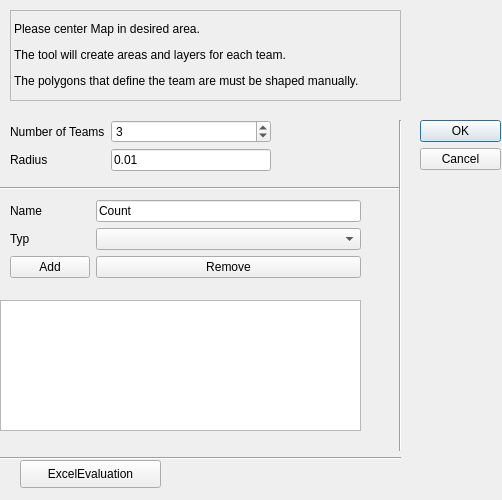
<?xml version="1.0" encoding="UTF-8"?>
<ui version="4.0">
 <class>Dialog</class>
 <widget class="QDialog" name="Dialog">
  <property name="geometry">
   <rect>
    <x>0</x>
    <y>0</y>
    <width>502</width>
    <height>500</height>
   </rect>
  </property>
  <property name="windowTitle">
   <string>Dialog</string>
  </property>
  <widget class="QDialogButtonBox" name="buttonBox">
   <property name="geometry">
    <rect>
     <x>420</x>
     <y>120</y>
     <width>81</width>
     <height>241</height>
    </rect>
   </property>
   <property name="orientation">
    <enum>Qt::Vertical</enum>
   </property>
   <property name="standardButtons">
    <set>QDialogButtonBox::Cancel|QDialogButtonBox::Ok</set>
   </property>
  </widget>
  <widget class="QgsFileWidget" name="qt_xlFile">
   <property name="geometry">
    <rect>
     <x>170</x>
     <y>460</y>
     <width>191</width>
     <height>27</height>
    </rect>
   </property>
  </widget>
  <widget class="QPushButton" name="pushButton_3">
   <property name="geometry">
    <rect>
     <x>20</x>
     <y>460</y>
     <width>141</width>
     <height>28</height>
    </rect>
   </property>
   <property name="text">
    <string>ExcelEvaluation</string>
   </property>
  </widget>
  <widget class="Line" name="line">
   <property name="geometry">
    <rect>
     <x>-10</x>
     <y>180</y>
     <width>411</width>
     <height>16</height>
    </rect>
   </property>
   <property name="orientation">
    <enum>Qt::Horizontal</enum>
   </property>
  </widget>
  <widget class="Line" name="line_2">
   <property name="geometry">
    <rect>
     <x>390</x>
     <y>120</y>
     <width>20</width>
     <height>331</height>
    </rect>
   </property>
   <property name="orientation">
    <enum>Qt::Vertical</enum>
   </property>
  </widget>
  <widget class="Line" name="line_3">
   <property name="geometry">
    <rect>
     <x>-10</x>
     <y>450</y>
     <width>411</width>
     <height>16</height>
    </rect>
   </property>
   <property name="orientation">
    <enum>Qt::Horizontal</enum>
   </property>
  </widget>
  <widget class="QColumnView" name="qtCVfields">
   <property name="geometry">
    <rect>
     <x>0</x>
     <y>300</y>
     <width>361</width>
     <height>131</height>
    </rect>
   </property>
  </widget>
  <widget class="QWidget" name="formLayoutWidget">
   <property name="geometry">
    <rect>
     <x>10</x>
     <y>120</y>
     <width>261</width>
     <height>61</height>
    </rect>
   </property>
   <layout class="QFormLayout" name="formLayout">
    <item row="0" column="0">
     <widget class="QLabel" name="label">
      <property name="text">
       <string>Number of Teams</string>
      </property>
     </widget>
    </item>
    <item row="0" column="1">
     <widget class="QSpinBox" name="qt_NTeams">
      <property name="value">
       <number>3</number>
      </property>
     </widget>
    </item>
    <item row="1" column="0">
     <widget class="QLabel" name="label_4">
      <property name="text">
       <string>Radius</string>
      </property>
     </widget>
    </item>
    <item row="1" column="1">
     <widget class="QLineEdit" name="qt_radius">
      <property name="text">
       <string>0.01</string>
      </property>
     </widget>
    </item>
   </layout>
  </widget>
  <widget class="QWidget" name="formLayoutWidget_2">
   <property name="geometry">
    <rect>
     <x>10</x>
     <y>200</y>
     <width>351</width>
     <height>90</height>
    </rect>
   </property>
   <layout class="QFormLayout" name="formLayout_2">
    <item row="0" column="0">
     <widget class="QLabel" name="label_2">
      <property name="text">
       <string>Name</string>
      </property>
     </widget>
    </item>
    <item row="0" column="1">
     <widget class="QLineEdit" name="qt_FName">
      <property name="text">
       <string>Count</string>
      </property>
     </widget>
    </item>
    <item row="1" column="0">
     <widget class="QLabel" name="label_3">
      <property name="text">
       <string>Typ</string>
      </property>
     </widget>
    </item>
    <item row="1" column="1">
     <widget class="QComboBox" name="qt_FTyp">
      <property name="currentText">
       <string/>
      </property>
     </widget>
    </item>
    <item row="2" column="0">
     <widget class="QPushButton" name="qt_pb_Add">
      <property name="text">
       <string>Add</string>
      </property>
     </widget>
    </item>
    <item row="2" column="1">
     <widget class="QPushButton" name="qt_pb_Remove">
      <property name="text">
       <string>Remove</string>
      </property>
     </widget>
    </item>
   </layout>
  </widget>
  <widget class="QLabel" name="label_5">
   <property name="geometry">
    <rect>
     <x>10</x>
     <y>10</y>
     <width>391</width>
     <height>91</height>
    </rect>
   </property>
   <property name="frameShape">
    <enum>QFrame::StyledPanel</enum>
   </property>
   <property name="text">
    <string>&lt;html&gt;&lt;head/&gt;&lt;body&gt;&lt;p&gt;Please center Map in desired area.&lt;/p&gt;&lt;p&gt;The tool will create areas and layers for each team.&lt;/p&gt;&lt;p&gt;The polygons that define the team are must be shaped manually.&lt;/p&gt;&lt;/body&gt;&lt;/html&gt;</string>
   </property>
  </widget>
 </widget>
 <customwidgets>
  <customwidget>
   <class>QgsFileWidget</class>
   <extends>QWidget</extends>
   <header>qgsfilewidget.h</header>
  </customwidget>
 </customwidgets>
 <resources/>
 <connections>
  <connection>
   <sender>buttonBox</sender>
   <signal>accepted()</signal>
   <receiver>Dialog</receiver>
   <slot>accept()</slot>
   <hints>
    <hint type="sourcelabel">
     <x>248</x>
     <y>254</y>
    </hint>
    <hint type="destinationlabel">
     <x>157</x>
     <y>274</y>
    </hint>
   </hints>
  </connection>
  <connection>
   <sender>buttonBox</sender>
   <signal>rejected()</signal>
   <receiver>Dialog</receiver>
   <slot>reject()</slot>
   <hints>
    <hint type="sourcelabel">
     <x>316</x>
     <y>260</y>
    </hint>
    <hint type="destinationlabel">
     <x>286</x>
     <y>274</y>
    </hint>
   </hints>
  </connection>
 </connections>
</ui>
